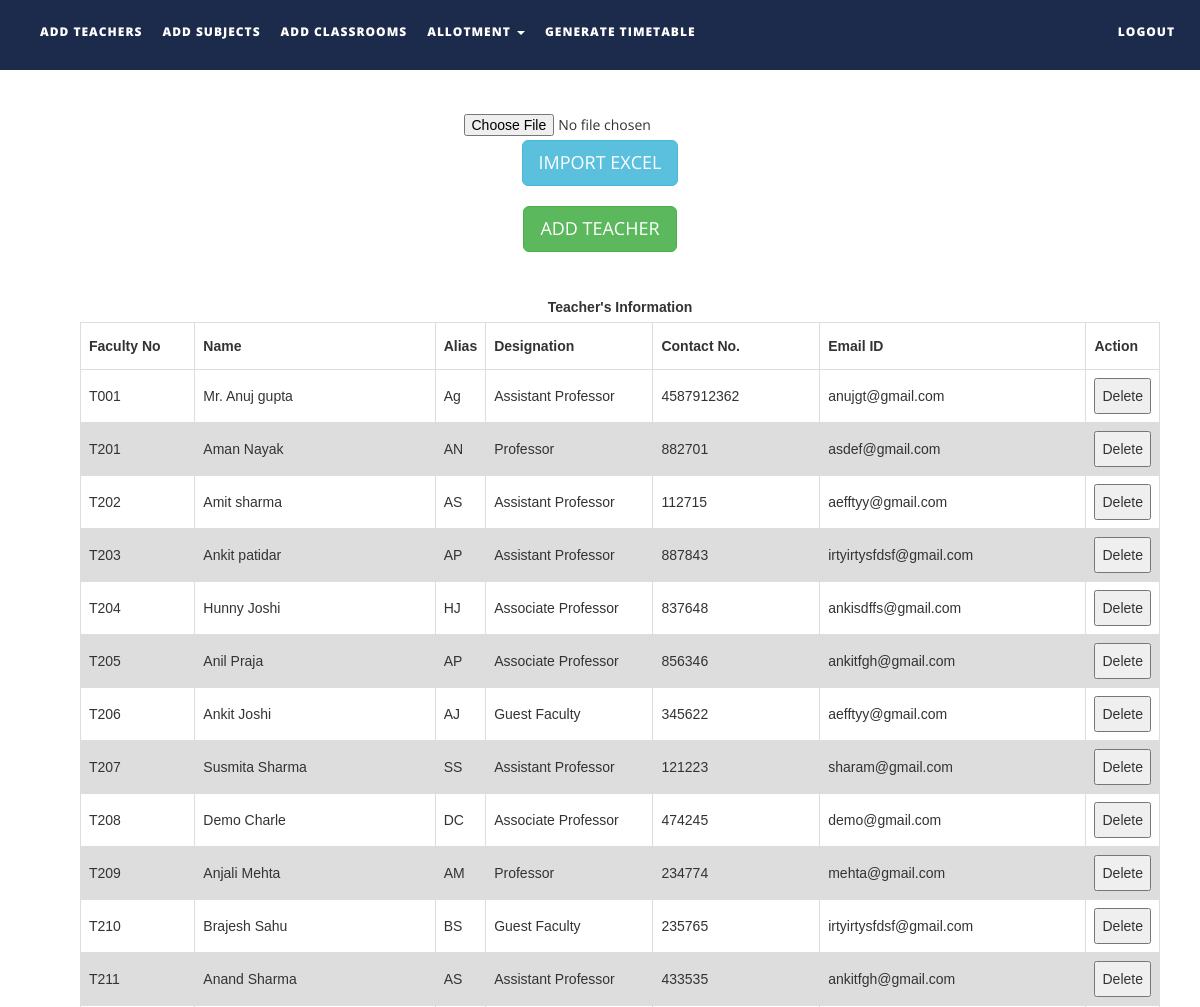
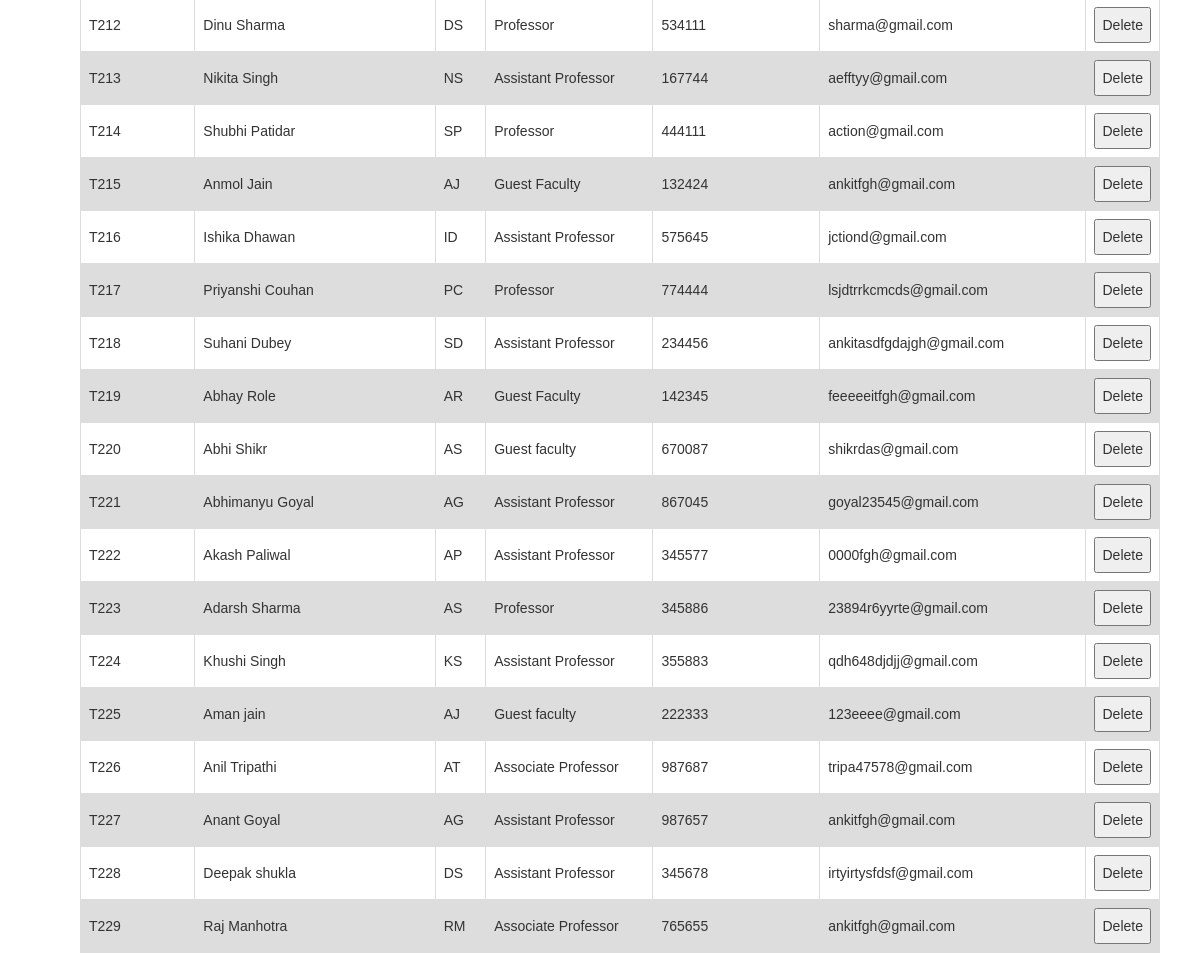
The page /ttms/addteachers.php on the database its author committed (2 pictures, top to bottom).
### tables this page shows
CREATE TABLE `teachers` (
  `faculty_number` varchar(10) NOT NULL,
  `name` text NOT NULL,
  `alias` varchar(10) NOT NULL,
  `designation` varchar(30) NOT NULL,
  `contact_number` varchar(15) NOT NULL,
  `emailid` varchar(50) NOT NULL
);

### ttms/addteachers.php (the view, shortened to what this page needs)
<!DOCTYPE html>
<html xmlns="http://www.w3.org/1999/xhtml">
<head>
    <link href="assets/css/bootstrap.css" rel="stylesheet"/>
    <link href="assets/css/font-awesome.min.css" rel="stylesheet"/>
    <link href="assets/css/flexslider.css" rel="stylesheet"/>
    <link href="assets/css/style.css" rel="stylesheet"/>
</head>
<body>
<div class="navbar navbar-inverse navbar-fixed-top " id="menu">
    <div class="container">
        <div class="navbar-collapse collapse move-me">
            <ul class="nav navbar-nav navbar-left">
                <li><a href="addteachers.php">ADD TEACHERS</a></li>
                <li><a href="addsubjects.php">ADD SUBJECTS</a></li>
                <li><a href="addclassrooms.php">ADD CLASSROOMS</a></li>
                <li class="dropdown"><a class="dropdown-toggle" data-toggle="dropdown" aria-expanded="false">ALLOTMENT
                        <span class="caret"></span></a>
                </li>
                <li><a href="generatetimetable.php">GENERATE TIMETABLE</a></li>
            </ul>
            <ul class="nav navbar-nav navbar-right">
                <li><a href="index.php">LOGOUT</a></li>
            </ul>
        </div>
    </div>
</div>
<br>
<div align="center" style="margin-top:80px">
    <form name="import" method="post" enctype="multipart/form-data">
        <input type="file" name="file"/>
        <input type="submit" name="teacherexcel" id="teacherexcel" class="btn btn-info btn-lg" value="IMPORT EXCEL"/>
    </form>
</div>
<div align="center" style="margin-top:20px">
    <button id="teachermanual" class="btn btn-success btn-lg">ADD TEACHER</button>
</div>
<div>
    <br>
    <table id=teacherstable style="margin-left: 80px">
        <caption><strong>Teacher's Information </strong></caption>
        <tr>
            <th width="130">Faculty No</th>
            <th width=290>Name</th>
            <th width=50>Alias</th>
            <th width="190">Designation</th>
            <th width="190">Contact No.</th>
            <th width="290">Email ID</th>
            <th width="40">Action</th>
        </tr>
        <tbody>
        <?php
        $q = mysqli_query(mysqli_connect("localhost", "root", "", "ttms"),
            "SELECT * FROM teachers ORDER BY faculty_number ASC");
        while ($row = mysqli_fetch_assoc($q)) {
            echo "<tr><td>{$row['faculty_number']}</td>
                    <td>{$row['name']}</td>
                    <td>{$row['alias']}</td>
                    <td>{$row['designation']}</td>
                    <td>{$row['contact_number']}</td>
                    <td>{$row['emailid']}</td>
                   <td>
                    <button>Delete</button></td>
                    </tr>\n";
        }
        ?>
        </tbody>
    </table>
</div>
</body>
</html>

### ttms/assets/css/style.css (style rules this page uses)
#menu { background-color: rgba(28, 43, 75, 1); color: #fff; font-size: 12px; font-weight: 900; letter-spacing: 1px; min-height: 70px; }
.navbar-inverse { border-color: transparent; }
.navbar-inverse .navbar-nav > li > a, .navbar-inverse .navbar-nav > li > a:hover { color: #FFF; padding: 22px 10px; }

### ttms/addteachers.php (style rules this page uses)
table { margin-top: 10px; font-family: arial, sans-serif; border-collapse: collapse; margin-left: 30px; width: 90%; }
td, th { border: 1px solid #dddddd; text-align: left; padding: 8px; }
tr:nth-child(even) { background-color: #dddddd; }

### rows shown on the page
teachers: faculty_number "T001", name "Mr. Anuj gupta", alias "Ag", designation "Assistant Professor", contact_number "4587912362", emailid "anujgt@gmail.com"
teachers: faculty_number "T201", name "Aman Nayak", alias "AN", designation "Professor", contact_number "882701", emailid "asdef@gmail.com"
teachers: faculty_number "T202", name "Amit sharma", alias "AS", designation "Assistant Professor", contact_number "112715", emailid "aefftyy@gmail.com"
teachers: faculty_number "T203", name "Ankit patidar", alias "AP", designation "Assistant Professor", contact_number "887843", emailid "irtyirtysfdsf@gmail.com"
teachers: faculty_number "T204", name "Hunny Joshi", alias "HJ", designation "Associate Professor", contact_number "837648", emailid "ankisdffs@gmail.com"
teachers: faculty_number "T205", name "Anil Praja", alias "AP", designation "Associate Professor", contact_number "856346", emailid "ankitfgh@gmail.com"
teachers: faculty_number "T206", name "Ankit Joshi", alias "AJ", designation "Guest Faculty", contact_number "345622", emailid "aefftyy@gmail.com"
teachers: faculty_number "T207", name "Susmita Sharma", alias "SS", designation "Assistant Professor", contact_number "121223", emailid "sharam@gmail.com"
teachers: faculty_number "T208", name "Demo Charle", alias "DC", designation "Associate Professor", contact_number "474245", emailid "demo@gmail.com"
teachers: faculty_number "T209", name "Anjali Mehta", alias "AM", designation "Professor", contact_number "234774", emailid "mehta@gmail.com"
teachers: faculty_number "T210", name "Brajesh Sahu", alias "BS", designation "Guest Faculty", contact_number "235765", emailid "irtyirtysfdsf@gmail.com"
teachers: faculty_number "T211", name "Anand Sharma", alias "AS", designation "Assistant Professor", contact_number "433535", emailid "ankitfgh@gmail.com"
teachers: faculty_number "T212", name "Dinu Sharma", alias "DS", designation "Professor", contact_number "534111", emailid "sharma@gmail.com"
teachers: faculty_number "T213", name "Nikita Singh", alias "NS", designation "Assistant Professor", contact_number "167744", emailid "aefftyy@gmail.com"
teachers: faculty_number "T214", name "Shubhi Patidar", alias "SP", designation "Professor", contact_number "444111", emailid "action@gmail.com"
teachers: faculty_number "T215", name "Anmol Jain", alias "AJ", designation "Guest Faculty", contact_number "132424", emailid "ankitfgh@gmail.com"
teachers: faculty_number "T216", name "Ishika Dhawan", alias "ID", designation "Assistant Professor", contact_number "575645", emailid "jctiond@gmail.com"
teachers: faculty_number "T217", name "Priyanshi Couhan", alias "PC", designation "Professor", contact_number "774444", emailid "lsjdtrrkcmcds@gmail.com"
teachers: faculty_number "T218", name "Suhani Dubey", alias "SD", designation "Assistant Professor", contact_number "234456", emailid "ankitasdfgdajgh@gmail.com"
teachers: faculty_number "T219", name "Abhay Role", alias "AR", designation "Guest Faculty", contact_number "142345", emailid "feeeeeitfgh@gmail.com"
teachers: faculty_number "T220", name "Abhi Shikr", alias "AS", designation "Guest faculty", contact_number "670087", emailid "shikrdas@gmail.com"
teachers: faculty_number "T221", name "Abhimanyu Goyal", alias "AG", designation "Assistant Professor", contact_number "867045", emailid "goyal23545@gmail.com"
teachers: faculty_number "T222", name "Akash Paliwal", alias "AP", designation "Assistant Professor", contact_number "345577", emailid "0000fgh@gmail.com"
teachers: faculty_number "T223", name "Adarsh Sharma", alias "AS", designation "Professor", contact_number "345886", emailid "23894r6yyrte@gmail.com"
teachers: faculty_number "T224", name "Khushi Singh", alias "KS", designation "Assistant Professor", contact_number "355883", emailid "qdh648djdjj@gmail.com"
teachers: faculty_number "T225", name "Aman jain", alias "AJ", designation "Guest faculty", contact_number "222333", emailid "123eeee@gmail.com"
teachers: faculty_number "T226", name "Anil Tripathi", alias "AT", designation "Associate Professor", contact_number "987687", emailid "tripa47578@gmail.com"
teachers: faculty_number "T227", name "Anant Goyal", alias "AG", designation "Assistant Professor", contact_number "987657", emailid "ankitfgh@gmail.com"
teachers: faculty_number "T228", name "Deepak shukla", alias "DS", designation "Assistant Professor", contact_number "345678", emailid "irtyirtysfdsf@gmail.com"
teachers: faculty_number "T229", name "Raj Manhotra", alias "RM", designation "Associate Professor", contact_number "765655", emailid "ankitfgh@gmail.com"
